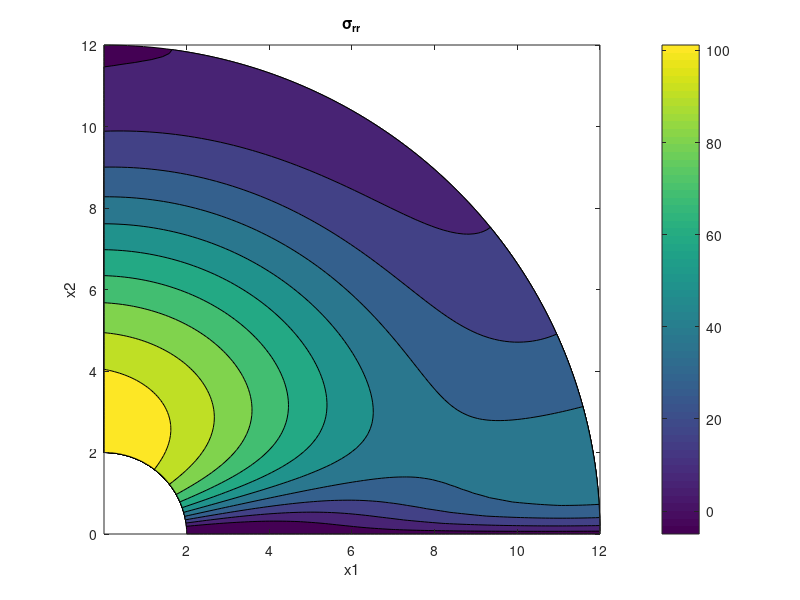
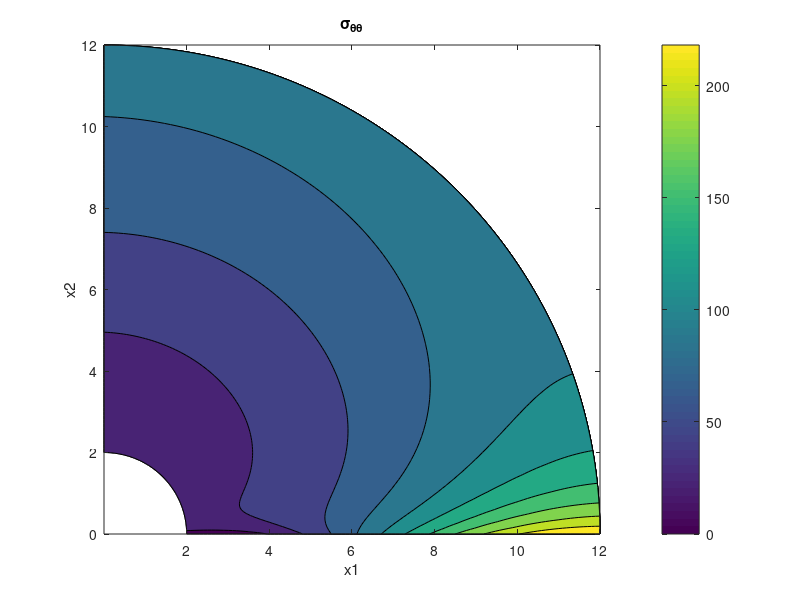
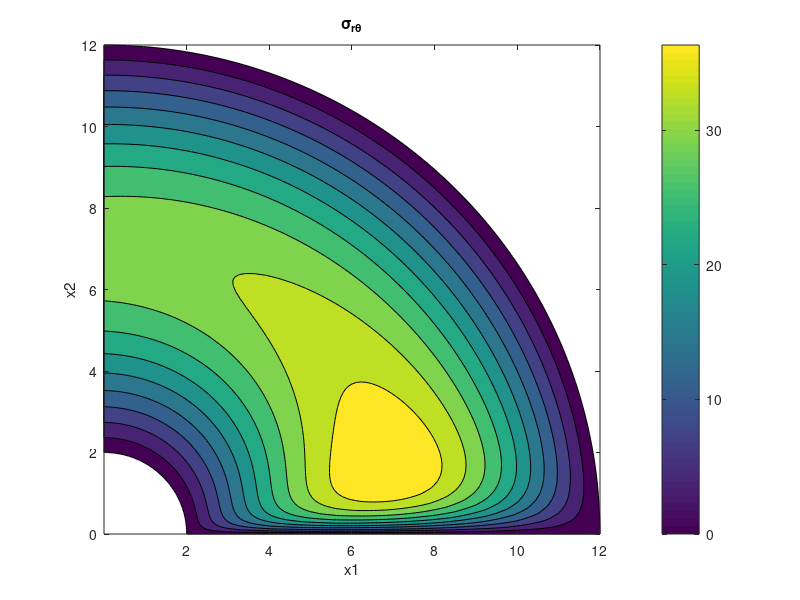
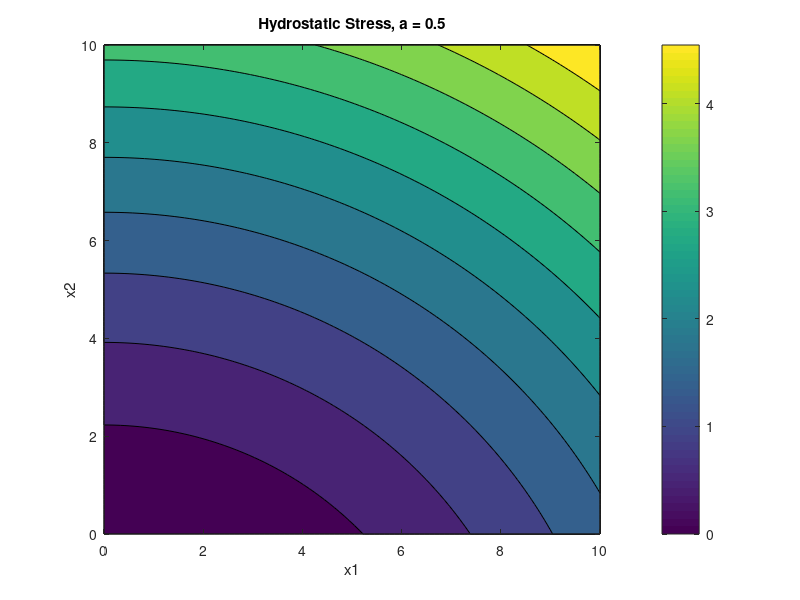

Reproduce these figures in MATLAB, in order.
sig_11 = 30;
a = 2;
s_rr = @(r,theta) 2.*sig_11 .*(1-a.^2./r.^2)+ 2.*sig_11.*(1+3.*a.^4./r.^4 -4.*a.^2./r.^2).*cos(2*theta);
s_tt = @(r,theta) 2.*sig_11 .*(1+a.^2./r.^2)- 2.*sig_11./2.*(1+3.*a.^4./r.^4).*cos(2.*theta);
s_rt = @(r,theta) sig_11 .*(1-3.*a.^4./r.^4 +2.*a.^2./r.^2).*sin(2.*theta);




r = linspace(a,6*a);
theta = linspace(0, pi/2);


[R,T] = meshgrid(r,theta);

x = r'*cos(theta);
y = r'*sin(theta);


% 
figure(1)
contourf(x,y,s_rr(R,T));
xlabel('x1')
ylabel('x2')
title('\sigma_r_r')
colorbar

figure(2)
contourf(x,y,s_tt(R,T));
xlabel('x1')
ylabel('x2')
title('\sigma_\theta_\theta')
colorbar

figure(3)
contourf(x,y,s_rt(R,T));
xlabel('x1')
ylabel('x2')
title('\sigma_r_\theta')
colorbar


%%Q2.
a = 0.5;
L = 10;
x1 = linspace(0,L);
x2 = linspace(0,L);

[X,Y] = meshgrid(x1,x2);
sig_0 = a./3 .*(X.^2/L +Y.*(Y./L +1));


figure(4)
contourf(X,Y,sig_0);
xlabel('x1')
ylabel('x2')
title('Hydrostatic Stress, a = 0.5')
colorbar

%%Q3
clear;
P = 20;
L = 10;
E = 12;
v = 15;
x1 = linspace(-L,L);
x2 = linspace(0,-L);

[X,Y] = meshgrid(x1,x2);

sig_11 = -P/pi .* (2.*X.^3./((Y.^2+X.^2).^2));
sig_22 = -P/pi .* (2.*Y.^2 .*X./((Y.^2+X.^2).^2));
sig_12 = -P/pi .* (2.*X.^2.*Y./((Y.^2+X.^2).^2));

eps_11 = 1/E * (sig_11 - v*sig_22);
eps_22 = 1/E * (sig_22 - v*sig_11);
eps_12 = (1+v)/E * sig_12;

figure(5)
contourf(X,Y,sig_11);
xlabel('x1')
ylabel('x2')
title('\epsilon_1_1 P = 20, E=12, v= 15')
colorbar

figure(6)
contourf(X,Y,sig_22);
xlabel('x1')
ylabel('x2')
title('\epsilon_2_2 P = 20, E=12, v= 15')
colorbar

figure(7)
contourf(X,Y,sig_12);
xlabel('x1')
ylabel('x2')
title('\epsilon_1_2 P = 20, E=12, v= 15')
colorbar



